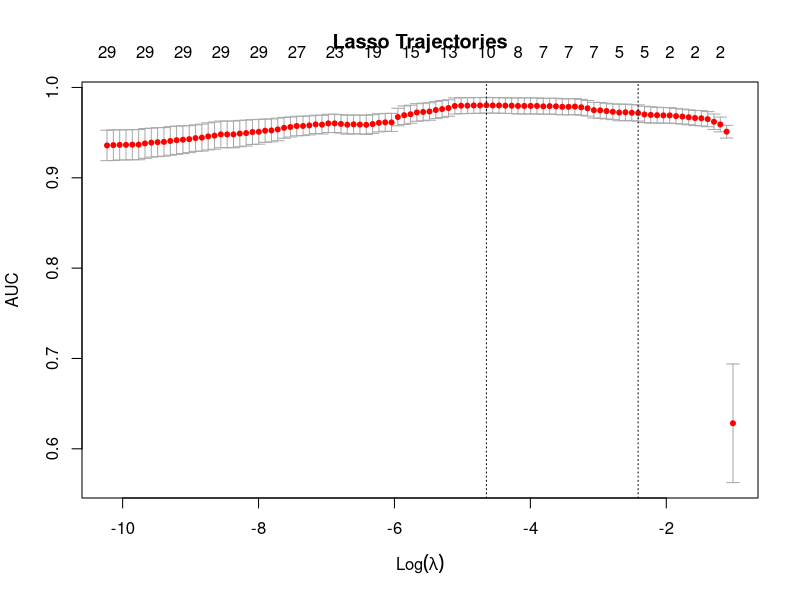
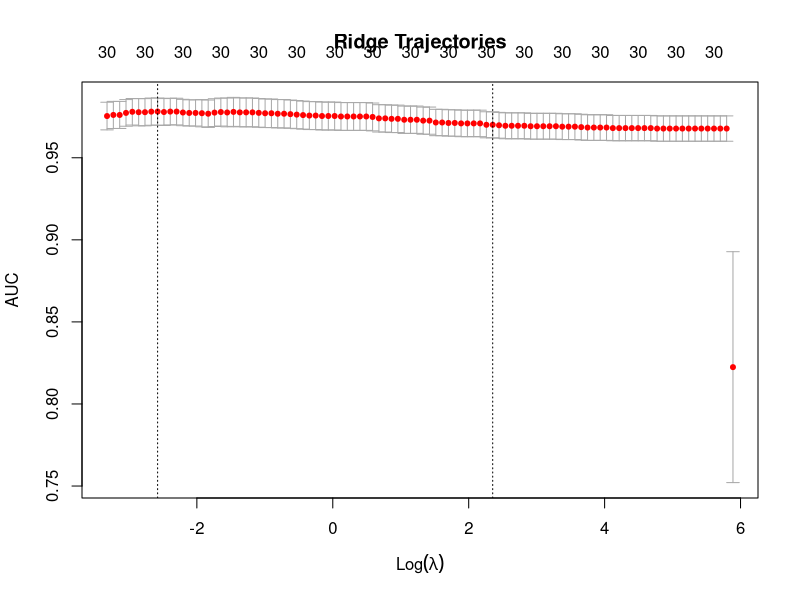

Write R code to recreate these figures, in order. (Note: this script raises an error after producing the figures.)
# Clear plots
if(!is.null(dev.list())) dev.off()
# Clear console
cat("\014") 
# Clean workspace
rm(list=ls())

library(data.table)
library(caret)
library(glmnet)
library(MASS)
library(pROC)


# Read in Data into data table
wdbc2.dt <- as.data.table(read.csv('wdbc2.csv'))

# Set the randomising seed to 1 for consistent results
set.seed(1)

# Create list of indices to partition the data into training and test
partition <- createDataPartition(wdbc2.dt$diagnosis, p=0.7)$Resample1

training.set <- wdbc2.dt[partition]
test.set <- wdbc2.dt[-partition]

# prepare data for glmnet
prepare.glmnet <- function(data, formula=~ .) {
  ## create the design matrix to deal correctly with factor variables,
  ## without losing rows containing NAs
  old.opts <- options(na.action='na.pass')
  x <- model.matrix(formula, data)
  options(old.opts)
  ## remove the intercept column, as glmnet will add one by default
  x <- x[, -match("(Intercept)", colnames(x))]
  return(x)
}

# Split into outcome and predictors
outcome.training.set <- training.set$diagnosis

# Standardise data
standardise.data <- function(x){
  y <- setNames(data.table(matrix(nrow=nrow(x),ncol=ncol(x))), colnames(x))
  for (col in colnames(x)){
   y[[col]] <- c((x[[col]]-mean(x[[col]]))/sd(x[[col]]))
  }
  return(y)
  
  # for (i in 1:ncol(x)){
  #   x[,i] <- (x[,i]-mean(x[,i]))/sd(x[,i])
  # }
  # return(x)
}
vars.training.set <- standardise.data(training.set[,!c('id','diagnosis')])
vars.training.set.glmnet <- prepare.glmnet(training.set[,!c('id')],~.-diagnosis)

# fit.lasso <- glmnet(vars.training.set, outcome.training.set)
# fit.ridge <- glmnet(vars.training.set, outcome.training.set, alpha=0)
# 
# plot(fit.lasso, main='Lasso Trajectories')
# plot(fit.ridge, main='Ridge Trajectories')

# Fit lasso and ridge regression models
cv.fit.lasso <- cv.glmnet(vars.training.set.glmnet, outcome.training.set, family='binomial', type.measure = 'auc', alpha=1)
cv.fit.ridge <- cv.glmnet(vars.training.set.glmnet, outcome.training.set, family='binomial', type.measure = 'auc', alpha=0)

# Plot Models
plot(cv.fit.lasso, main='Lasso Trajectories')
plot(cv.fit.ridge, main='Ridge Trajectories')

# Lambda that maximises the AUC
lasso.lambda.max <- cv.fit.lasso$lambda.min
ridge.lambda.max <- cv.fit.ridge$lambda.min

# Lambda that gives AUC 1 standard error away from max
lasso.lambda.1se <- cv.fit.lasso$lambda.1se
ridge.lambda.1se <- cv.fit.ridge$lambda.1se

# Corresponding value of AUC
lasso.auc.max <- cv.fit.lasso$cvm[cv.fit.lasso$lambda==lasso.lambda.max]
ridge.auc.max <- cv.fit.ridge$cvm[cv.fit.ridge$lambda==ridge.lambda.max]
lasso.auc.1se <- cv.fit.lasso$cvm[cv.fit.lasso$lambda==lasso.lambda.1se]
ridge.auc.1se <- cv.fit.ridge$cvm[cv.fit.ridge$lambda==ridge.lambda.1se]

# Data table comparing different models
models.dt <- data.table(model.name=c('Lasso', 'Ridge'), 
                        lambda.max=signif(c(lasso.lambda.max, ridge.lambda.max),3),
                        lambda.1se=signif(c(lasso.lambda.1se, ridge.lambda.1se),3),
                        auc.max=signif(c(lasso.auc.max, ridge.auc.max),3),
                        auc.1se=signif(c(lasso.auc.1se, ridge.auc.1se),3),
                        Model.Size.aucmax=c(cv.fit.lasso$nzero[cv.fit.lasso$lambda==lasso.lambda.max], cv.fit.ridge$nzero[cv.fit.ridge$lambda==ridge.lambda.max]),
                        Model.Size.auc1se=c(cv.fit.lasso$nzero[cv.fit.lasso$lambda==lasso.lambda.1se], cv.fit.ridge$nzero[cv.fit.ridge$lambda==ridge.lambda.1se])
                        )


# Backward elimination
full.model <- glm(outcome.training.set ~ ., data=vars.training.set, family='binomial')
back.elim <- stepAIC(full.model, direction='back')
back.coef <- back.elim$coefficients[names(back.elim$coefficients)!='(Intercept)']
back.coef <- back.coef[order(-abs(back.coef))]
back.coef <- data.table(variables=names(back.coef), Regression.coefficient=back.coef)

# Stepwise selection
null.model <- glm(outcome.training.set ~ 1, data=vars.training.set, family='binomial')
step.sel <- step(null.model, scope=list(upper=full.model), direction='both')
step.coef <- abs(step.sel$coefficients)[order(abs(step.sel$coefficients))]
step.coef <- step.sel$coefficients[names(step.sel$coefficients)!='(Intercept)']
step.coef <- step.coef[order(-abs(step.coef))]
step.coef <- data.table(variables=names(step.coef), Regression.coefficient=step.coef)

# Compare back and stepwise
goodness.of.fit <- data.table(Model = c('Backward Elimination', 'Step-wise Selection'),
                              AIC = c(AIC(back.elim), AIC(step.sel)))

print(AIC(back.elim)) # This is lower so better model
print(AIC(step.sel))

# Make Predictions on training set
pred.back <- back.elim$fitted.values
back.roc <- roc(outcome.training.set ~ pred.back, plot=FALSE)
back.auc <- back.roc$auc
pred.step <- step.sel$fitted.values
step.roc <- roc(outcome.training.set ~ pred.step, plot=FALSE)
step.auc <- step.roc$auc


# Prep test set
outcome.test.set <- as.numeric(test.set$diagnosis)-1
vars.test.set <- standardise.data(test.set[,!c('id','diagnosis')])
vars.test.set.glmnet <- prepare.glmnet(test.set[,!c('id')],~.-diagnosis)

# Make predictions on test set
test.pred.lasso <- c(predict(cv.fit.lasso, newx=vars.test.set.glmnet,s=lasso.lambda.1se, type='response'))
test.pred.ridge <- c(predict(cv.fit.ridge, newx=vars.test.set.glmnet,s=ridge.lambda.1se, type='response'))
test.pred.back <- unname(predict(back.elim, newdata=vars.test.set,type='response'))
test.pred.step <- unname(predict(step.sel, newdata=vars.test.set,type='response'))

predictions <- data.table(Lasso=test.pred.lasso, ridge=test.pred.ridge, 
                          back=test.pred.back, step=test.pred.step)

# Plot ROC and get AUC
test.roc.lasso <- roc(outcome.test.set~test.pred.lasso, plot=TRUE, col='blue')
test.auc.lasso <- test.roc.lasso$auc
test.roc.ridge <- roc(outcome.test.set~test.pred.ridge, plot=TRUE, col='green',  add=TRUE)
test.auc.ridge <- test.roc.ridge$auc
test.roc.back <- roc(outcome.test.set~test.pred.back, plot=TRUE, col='red',  add=TRUE)
test.auc.back <- test.roc.back$auc
test.roc.step <- roc(outcome.test.set~test.pred.step, plot=TRUE, col='brown',  add=TRUE)
test.auc.step <- test.roc.step$auc

legend('bottomright', c('Lasso regression','Ridge regression','Back elimination','Stepwise selection'), col=c('blue','green', 'red', 'brown'), lty=1)

test.auc.dt <- data.table(Lasso=test.auc.lasso, ridge=test.auc.ridge, 
                         back=test.auc.back, step=test.auc.step)
